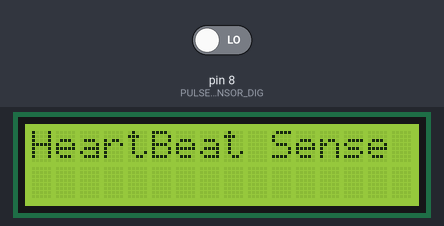
Recording of a sketch running on a simulated Arduino Uno, built with avr-gcc and run on an emulated ATmega328P. Shown: 16×2 character LCD. Inputs (shaded band) come from the test bench; at power-on: pin 8 (PULSESENSOR_DIG) LOW. What the sketch prints to the serial monitor is not drawn.

Above: at 1.2 s.
1.3 s: pin 8 (PULSESENSOR_DIG) driven HIGH
At 2.0 s:
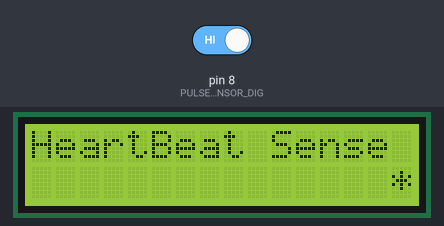
2.8 s: pin 8 (PULSESENSOR_DIG) driven LOW
At 3.4 s:
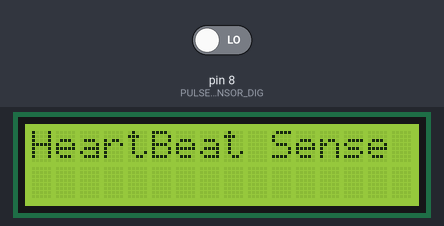
Timing chart, 0 to 5.8 s (numbered marks = the images above; inputs shaded):
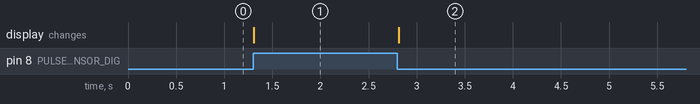

Measured:
- after the input at 1.3 s, the display: changes at once (image 1)
- after the input at 2.8 s, the display: changes at once (image 2)

The sketch:

DigPulseSensor.ino
```cpp
//!!OM!!
#include <LiquidCrystal.h>
// RS-7  ; EN-6 ; D4-5    ;  D5-4   ; D6-3    ; D7-2
LiquidCrystal lcd(7, 6, 5, 4, 3, 2);
#define PULSESENSOR_DIG 8


void setup()
{// put your setup code here, to run once:
  pinMode(PULSESENSOR_DIG,INPUT);
  Serial.begin(9600);
  lcd.begin(16, 2);
  lcd.setCursor(0, 0);
  lcd.print("HeartBeat Sense ");
}

void loop()
{// put your main code here, to run repeatedly:
    Dig_Pulse_Sence();
}


int pulse_delay_count = 0;
char beat_detect_flag = 0;

void Dig_Pulse_Sence(void)
{ int pulse_rate,dig_pulse_val = 0;
  dig_pulse_val = digitalRead(PULSESENSOR_DIG);
  Serial.println(dig_pulse_val,DEC);
  if(dig_pulse_val == 1)
  { if(beat_detect_flag == 0)
    { beat_detect_flag = 1;
      pulse_rate = 60000 / (pulse_delay_count*20);
      if((pulse_rate > 60)&&(pulse_rate < 120))
      { lcd.setCursor(0, 1);
        lcd.print("                ");
        lcd.setCursor(0, 1);
        lcd.print(pulse_rate,DEC);
        lcd.print(" bpm");
      }
      pulse_delay_count = 0;
    }
    lcd.setCursor(15, 1);
    lcd.print("*");
  }
  else
  {  lcd.setCursor(15, 1);
     lcd.print(" ");
     beat_detect_flag = 0;
  }
  pulse_delay_count++;
  if(pulse_delay_count > 60)  pulse_delay_count = 0;

  delay(20);
}
```
